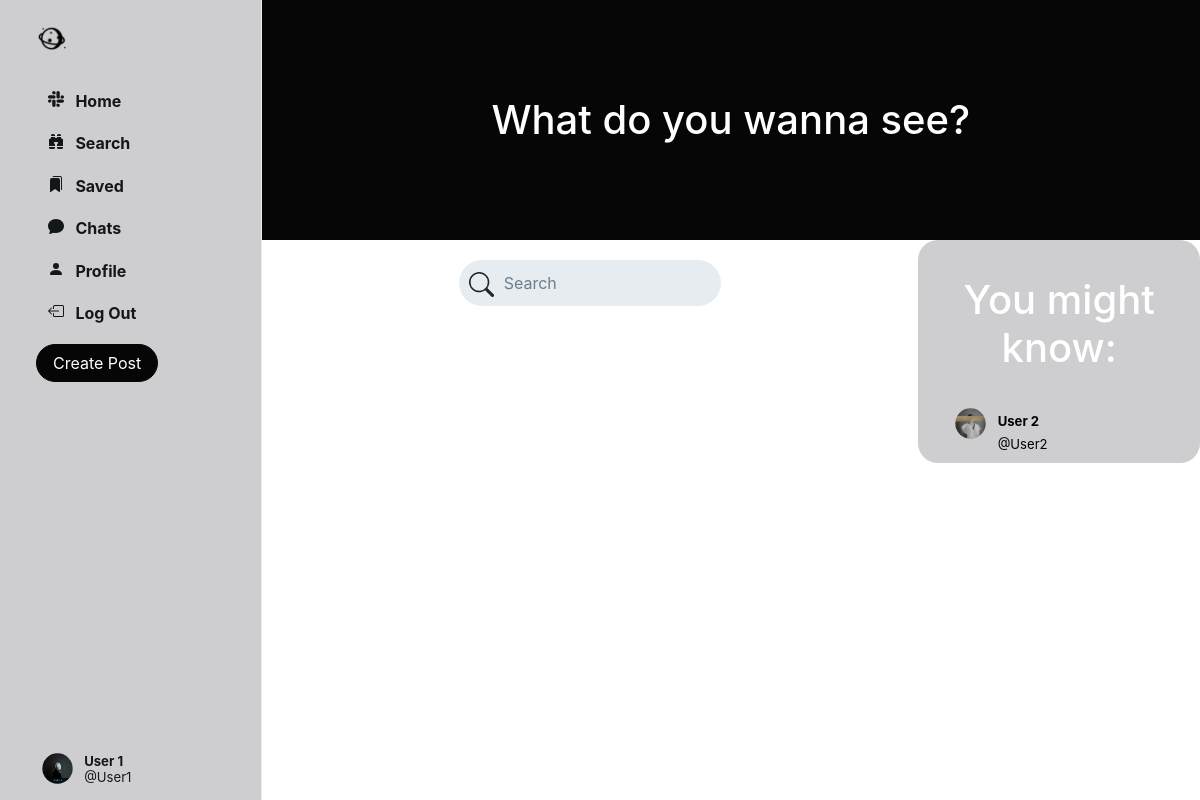
Page /search/ (signed in) on the committed database.
### Network/models.py (models this page shows, shortened)
class User(AbstractUser):
    profile_pic = models.ImageField(upload_to='profile_pic/')
    bio = models.TextField(max_length=160, blank=True, null=True)
    cover = models.ImageField(upload_to='covers/', blank=True)
    follows = models.ManyToManyField("self", related_name="followed_by", symmetrical=False, blank=True)
    def __str__(self):
        return self.username
    def get_suggested_followers(self):
        followed_users = self.follows.all()
        suggested_users = User.objects.exclude(id=self.id).exclude(id__in=followed_users).filter(
            followed_by__in=followed_users)
        suggested_users = suggested_users.annotate(num_my_followers=Count('followed_by__follows')).order_by(
            '-num_my_followers')[:5]
        print('Suggested users are: ' + str(suggested_users))
        return suggested_users

### Network/views.py (the view, shortened to what this page needs)
# urls.py: path('search/', views.search, name='search'),
@login_required(login_url='login/')
def search(request):
    user = User.objects.get(id=request.user.id)
    suggestions = user.get_suggested_followers()
    query = request.GET.get('query', '')
    return render(request=request, template_name='search.html', context={
        'suggestions': suggestions
    })

### Network/templates/search.html (shortened to what this page needs)
{% extends 'index.html' %}
{% load static %}
{% block search %}
    <header class="py-5" id="home-header">
        <div class="container px-4 px-lg-5 my-5">
            <div class="text-center text-white">
                <h1 class="display-5 fw-bolder">What do you wanna see?</h1>
            </div>
        </div>
    </header>
    <div class="main-div-content" id="home-main-div-content">
        <div class="content-wrapper">
            <div class="left-div">
                <nav class="head">
                    <form action="{% url 'search' %}" method="GET">
                        <div class="search-div">
                            <div>
                            </div>
                            <input type="text" name="query" id="search-box"
                                   placeholder="Search">
                        </div>
                    </form>
                </nav>
            </div>
            <div class="right-div">
                <div class="right-suggestion-div">
                    <header class="py-1" id="s-header">
                        <div class="container px-1 px-lg-1 my-1">
                            <div class="text-center text-white">
                                <h1 class="display-5 fw-bolder">You might know:</h1>
                            </div>
                        </div>
                    </header>
                    <div class="suggestion">
                        {% for suggestion in suggestions %}
                            <li class="suggestion-item suggestion-user" id="s-box">
                                <a href="{% url 'profile' suggestion.username %}" class="nav-link">
                                    <div class="user_account">
                                        <div class="small-profilepic"
                                             style="float: left; background-image: url({{ suggestion.profile_pic.url }});"></div>
                                        <div style="height: 2.7vw; margin: auto;">
                                            <div style="margin-top: 4px;">
                                                <strong>{{ suggestion.first_name }} {{ suggestion.last_name }}</strong></div>
                                            <div class="grey" style="margin-top: 4px;">@{{ suggestion.username }}</div>
                                        </div>
                                    </div>
                                </a>
                            </li>
                        {% endfor %}
                    </div>
                </div>
            </div>
        </div>
    </div>
{% endblock %}

### Network/templates/sidenav.html (shortened to what this page needs)
{% load static %}
<div class="sidenav">
    <a href="{% url 'home' %}" class="navbar-brand">
        <img src="{% static 'images/logo_icon.png' %}" height="31px">
    </a>
    <div style="height: 100%;">
        <div>
            <div>
                <ul>
                    <li class="nav-item" id="all_posts">
                        <a href="{% url 'home' %}" class="nav-link">
                            <div>
                                &nbsp;&nbsp;Home
                            </div>
                        </a>
                    </li>
                    <li class="nav-item" id="library">
                        <a href="{% url 'search' %}" class="nav-link">
                            <div>
                                &nbsp;&nbsp;Search
                            </div>
                        </a>
                    </li>
                    <li class="nav-item" id="library">
                        <a href="{% url 'saved' %}" class="nav-link">
                            <div>
                                &nbsp;&nbsp;Saved
                            </div>
                        </a>
                    </li>
                    <li class="nav-item" id="profile">
                        <a href="{% url 'chats' %}" class="nav-link">
                            <div>
                                &nbsp;&nbsp;Chats
                            </div>
                        </a>
                    </li>
                    <li class="nav-item" id="profile">
                        <a href="{% url 'profile' user.username %}" class="nav-link">
                            <div>
                                <svg xmlns="http://www.w3.org/2000/svg" width="16" height="16" fill="currentColor"
                                     class="bi bi-person-fill" viewBox="0 0 16 16">
                                    <path d="M3 14s-1 0-1-1 1-4 6-4 6 3 6 4-1 1-1 1H3Zm5-6a3 3 0 1 0 0-6 3 3 0 0 0 0 6Z"/>
                                </svg>
                                &nbsp;&nbsp;Profile
                            </div>
                        </a>
                    </li>
                    <li class="nav-item" id="logout">
                        <a href="{% url 'logout' %}" class="nav-link">
                            <div>
                                &nbsp;&nbsp;Log Out
                            </div>
                        </a>
                    </li>
                </ul>
            </div>
        </div>
        <button id="popup-btn" class="btn btn-success new-post-btn" data-toggle="modal" data-target="#createPostModal">
            Create Post
        </button>
        <div style="position: absolute; bottom: 10px;">
            <li class="nav-item sidenav-user">
                <a href="{% url 'profile' user.username %}" class="nav-link">
                    <div class="user_account">
                        <div class="small-profilepic"
                             style="float: left; background-image: url({{ user.profile_pic.url }});"></div>
                        <div style="height: 2.7vw; margin: auto;">
                            <div style="margin-top: 4px;">
                                <strong>{{ user.first_name }} {{ user.last_name }}</strong></div>
                            <div class="grey" style="margin-top: 4px;">@{{ user.username }}</div>
                        </div>
                    </div>
                </a>
            </li>
        </div>
    </div>
</div>

### Network/static/css/style.css (style rules this page uses)
.btn { border-radius: 20px; padding: 0.32rem 1rem 0.375rem 1rem; }
.btn, .btn:focus, .btn:active { box-shadow: none !important; -webkit-box-shadow: none !important; }
#popup-btn { background-color: #060606; border-color: #060606; }
svg { vertical-align: text-top; }
.sidenav { height: 100%; width: 21.8%; position: fixed; top: 0; left: 0; list-style: none; border-right: .5px solid #e6ecf0; z-index: 100; padding: 15px 15px 15px 3%; background-color: rgba(62, 57, 65, 0.25); }
.sidenav ul { list-style: none; padding-left: 0px; margin-top: 3vh; }
.sidenav li { margin-top: 7px; }
.sidenav .nav-link { color: #14171a; line-height: .7em; font-weight: 700; padding: 0px; }
.sidenav .nav-link > div { padding: 10px 20px 8px 12px; border-radius: 25px; line-height: 0.9em; width: max-content; }
.user_account { display: flex; font-size: .82rem; font-weight: normal; padding-top: 3px !important; padding-bottom: 3px !important; padding-left: 3px !important; }
.user_account .small-profilepic { transform: scale(.82); margin-left: auto; margin-top: auto; }
.small-profilepic { width: 3.1vw; height: 3.1vw; border-radius: 9999px; overflow: hidden; margin-right: 8px; background-size: cover; background-repeat: no-repeat; background-position: center; box-sizing: content-box; }
.search-div { margin-left: auto; margin-right: auto; margin-top: 20px; display: flex; border-radius: 25px; background-color: #e6ecf0; padding-left: 10px; padding-right: 10px; vertical-align: middle; width: 40%; }
#search-box { height: 5.7vh; border: none; background: none; outline: none; width: 100%; margin-left: 8px; }
#search-box::placeholder { color: #6d7e8c; }
.bi-search { margin-top: 10px; height: 25px; width: 25px; }
.suggestion-user { display: flex; padding: 10px 15px; font-size: .9em; border: 20px; }
.suggestion-user a { color: black; text-decoration: none; }
#home-header { background-color: #060606; }
#home-main-div-content { display: flex; flex-direction: column; }
#home-header { width: 100%; }
.content-wrapper { display: flex; justify-content: space-between; align-items: flex-start; width: 100%; }
.left-div { width: 70%; }
.right-div { background-color: rgba(62, 57, 65, 0.25); width: 30%; border-radius: 20px; }
#s-box { border-radius: 20px; }
#s-header { margin-top: 10%; border-radius: 20px; }

### rows in the picture
User: profile_pic (picture), first_name "User", last_name "1", username "User1"
User: profile_pic (picture), first_name "User", last_name "2", username "User2"
